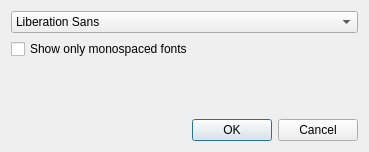
<?xml version="1.0" encoding="UTF-8"?>
<ui version="4.0">
 <class>EditorFontDialog</class>
 <widget class="QDialog" name="EditorFontDialog">
  <property name="geometry">
   <rect>
    <x>0</x>
    <y>0</y>
    <width>369</width>
    <height>152</height>
   </rect>
  </property>
  <property name="windowTitle">
   <string>Choose Font</string>
  </property>
  <layout class="QGridLayout" name="gridLayout">
   <item row="0" column="0">
    <widget class="QFontComboBox" name="fontComboBox">
     <property name="sizePolicy">
      <sizepolicy hsizetype="Expanding" vsizetype="Fixed">
       <horstretch>0</horstretch>
       <verstretch>0</verstretch>
      </sizepolicy>
     </property>
     <property name="editable">
      <bool>false</bool>
     </property>
     <property name="maxVisibleItems">
      <number>15</number>
     </property>
     <property name="sizeAdjustPolicy">
      <enum>QComboBox::AdjustToContentsOnFirstShow</enum>
     </property>
    </widget>
   </item>
   <item row="1" column="0">
    <widget class="QCheckBox" name="chkMonoOnly">
     <property name="text">
      <string>Show only monospaced fonts</string>
     </property>
    </widget>
   </item>
   <item row="2" column="0">
    <spacer name="verticalSpacer">
     <property name="orientation">
      <enum>Qt::Vertical</enum>
     </property>
     <property name="sizeHint" stdset="0">
      <size>
       <width>20</width>
       <height>40</height>
      </size>
     </property>
    </spacer>
   </item>
   <item row="3" column="0">
    <widget class="QDialogButtonBox" name="buttonBox">
     <property name="sizePolicy">
      <sizepolicy hsizetype="Preferred" vsizetype="Fixed">
       <horstretch>0</horstretch>
       <verstretch>0</verstretch>
      </sizepolicy>
     </property>
     <property name="orientation">
      <enum>Qt::Horizontal</enum>
     </property>
     <property name="standardButtons">
      <set>QDialogButtonBox::Cancel|QDialogButtonBox::Ok</set>
     </property>
    </widget>
   </item>
  </layout>
 </widget>
 <resources/>
 <connections>
  <connection>
   <sender>buttonBox</sender>
   <signal>accepted()</signal>
   <receiver>EditorFontDialog</receiver>
   <slot>accept()</slot>
   <hints>
    <hint type="sourcelabel">
     <x>248</x>
     <y>254</y>
    </hint>
    <hint type="destinationlabel">
     <x>157</x>
     <y>274</y>
    </hint>
   </hints>
  </connection>
  <connection>
   <sender>buttonBox</sender>
   <signal>rejected()</signal>
   <receiver>EditorFontDialog</receiver>
   <slot>reject()</slot>
   <hints>
    <hint type="sourcelabel">
     <x>316</x>
     <y>260</y>
    </hint>
    <hint type="destinationlabel">
     <x>286</x>
     <y>274</y>
    </hint>
   </hints>
  </connection>
 </connections>
</ui>
